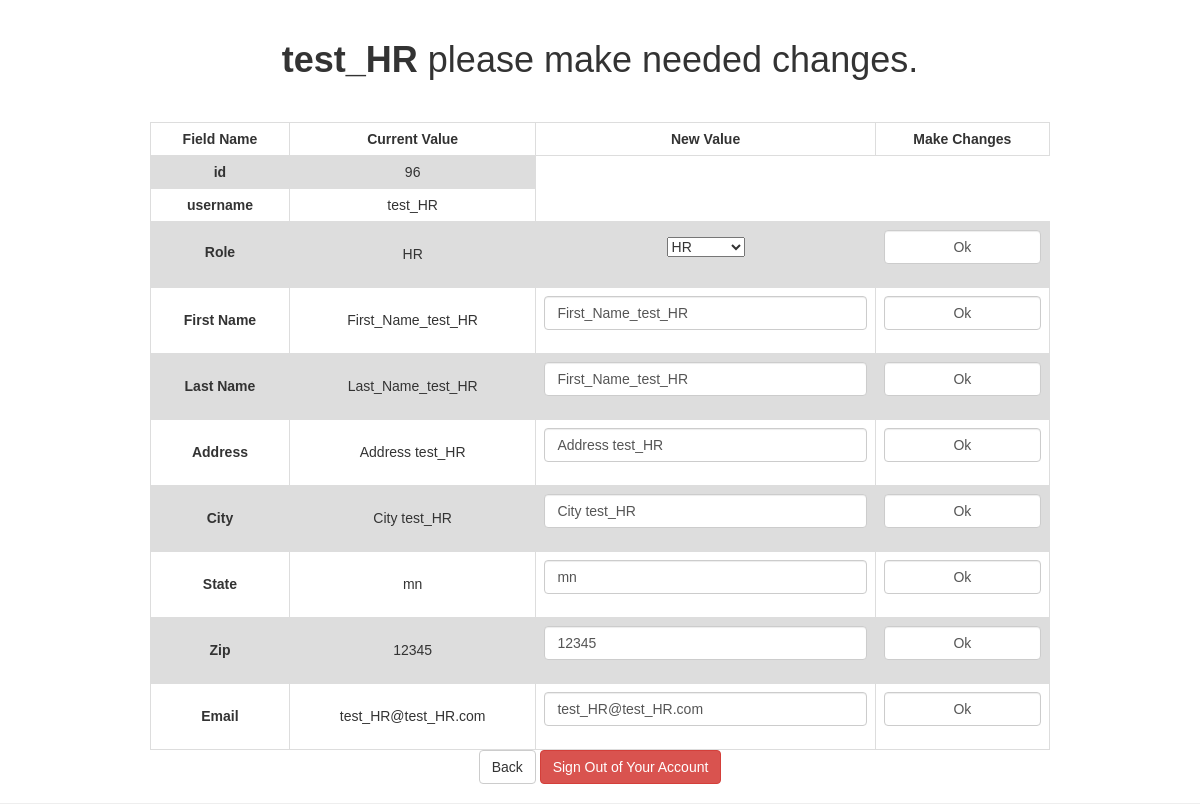
Page /editAccount.php?id=96 (signed in) on the committed database.
### tables this page shows
CREATE TABLE users (
  id int NOT NULL PRIMARY KEY AUTO_INCREMENT,
  username varchar(50) NOT NULL UNIQUE KEY,
  password varchar(255) NOT NULL,
  role varchar(7) DEFAULT NULL,
  last_login datetime default null,
  created_at datetime DEFAULT current_timestamp(),
  enabled bit NOT NULL DEFAULT b'1'
);

CREATE TABLE user_info (
    user_id int NOT NULL PRIMARY KEY,
    lastName varchar(50) NOT NULL,
    firstName varchar(50) NOT NULL,
    address varchar(150) NOT NULL,
    city varchar(50) NOT NULL,
    state varchar(50) NOT NULL,
    zip varchar(50) NOT NULL,
    email varchar(150) NOT NULL,
    FOREIGN KEY (user_id) REFERENCES users(id)

);

### editAccount.php (the view, shortened to what this page needs)
<?php
$last_name = "";
$first_name = "";
$address = "";
$city = "";
$state = "";
$zip = "";
$email = "";
$role = "";
$user_name = "";
if ($_GET) {
    $u_id = $_GET['id'];
    include_once("./includes/open_conn.inc");
    $select_query = "SELECT lastName, firstName, address, city, state, zip, email FROM user_info WHERE user_id=" . $u_id;
    $select_query2 = "SELECT username, role FROM users WHERE id=" . $u_id;
    if ($result = mysqli_query($link, $select_query) AND $result2 = mysqli_query($link, $select_query2)) {
        if (mysqli_num_rows($result) > 0) {
            while ($row = mysqli_fetch_array($result)) {
                $last_name = $row[lastName];
                $first_name = $row[firstName];
                $address = $row[address];
                $city = $row[city];
                $state = $row[state];
                $zip = $row[zip];
                $email = $row[email];
            }
        } else {
        }
        if (mysqli_num_rows($result2) > 0) {
            while ($row2 = mysqli_fetch_array($result2)) {
                $role = $row2[role];
                $user_name = $row2[username];
            }
        } else {
        }
    } else {
        echo "ERROR: Could not able to execute sql. "
            . mysqli_error($link);
        return false;
    };
}
?>
<!DOCTYPE html>
<html lang="en">
<head>
    <link rel="stylesheet" href="./design/bootstrap.css">
</head>
<body>
<div class="page-header">
    <h1><b><?php echo htmlspecialchars($_SESSION["username"]); ?></b> please make needed changes.</h1>
    <br><br>
    <div>
        <form action="./php_scripts/editAccount.php" method="get">
            <table align="center">
                <tr>
                    <th>Field Name</th>
                    <th>Current Value</th>
                    <th>New Value</th>
                    <th>Make Changes</th>
                </tr>
                <tr>
                    <th>id</th>
                    <td><?php echo $u_id; ?></td>
                </tr>
                <tr>
                    <th>username</th>
                    <td><?php echo $user_name; ?></td>
                </tr>
                <tr>
                    <th><label>Role</label></th>
                    <td><?php echo $role; ?></td>
                    <td>
                        <div class="form-group">
                            <select name="role" size="1">
                                <option value="HR">HR</option>
                            </select>
                        </div>
                    </td>
                    <td>
                        <div class="form-group">
                            <input type="button" name="" class="form-control" value="Ok">
                        </div>
                    </td>
                </tr>
                <tr>
                    <th>First Name</th>
                    <td><?php echo $first_name; ?></td>
                    <td>
                        <div class="form-group <?php echo (!empty($user_firstName_err)) ? 'has-error' : ''; ?>">
                            <input type="text" name="user_firstName" class="form-control"
                                   value="<?php echo $first_name; ?>">
                        </div>
                    </td>
                    <td>
                        <div class="form-group">
                            <input type="button" name="" class="form-control" value="Ok">
                        </div>
                    </td>
                </tr>
                <tr>
                    <th>Last Name</th>
                    <td><?php echo $last_name; ?></td>
                    <td>
                        <div class="form-group <?php echo (!empty($user_lastName_err)) ? 'has-error' : ''; ?>">
                            <input type="text" name="lastName" class="form-control" value="<?php echo $first_name; ?>">
                        </div>
                    </td>
                    <td>
                        <div class="form-group">
                            <input type="button" name="" class="form-control" value="Ok">
                        </div>
                    </td>
                </tr>
                <tr>
                    <th>Address</th>
                    <td><?php echo $address; ?></td>
                    <td>
                        <div class="form-group <?php echo (!empty($user_address_err)) ? 'has-error' : ''; ?>">
                            <input type="text" name="address" class="form-control" value="<?php echo $address; ?>">
                        </div>
                    </td>
                    <td>
                        <div class="form-group">
                            <input type="button" name="" class="form-control" value="Ok">
                        </div>
                    </td>
                </tr>
                <tr>
                    <th>City</th>
                    <td><?php echo $city; ?></td>
                    <td>
                        <div class="form-group <?php echo (!empty($user_city_err)) ? 'has-error' : ''; ?>">
                            <input type="text" name="city" class="form-control" value="<?php echo $city; ?>">
                        </div>
                    </td>
                    <td>
                        <div class="form-group">
                            <input type="button" name="" class="form-control" value="Ok">
                        </div>
                    </td>
                </tr>
                <tr>
                    <th>State</th>
                    <td><?php echo $state; ?></td>
                    <td>
                        <div class="form-group <?php echo (!empty($user_state_err)) ? 'has-error' : ''; ?>">
                            <input type="text" name="state" class="form-control" value="<?php echo $state; ?>">
                        </div>
                    </td>
                    <td>
                        <div class="form-group">
                            <input type="button" name="" class="form-control" value="Ok">
                        </div>
                    </td>
                </tr>
                <tr>
                    <th>Zip</th>
                    <td><?php echo $zip; ?></td>
                    <td>
                        <div class="form-group <?php echo (!empty($user_zip_err)) ? 'has-error' : ''; ?>">
                            <input type="text" name="zip" class="form-control" value="<?php echo $zip; ?>">
                        </div>
                    </td>
                    <td>
                        <div class="form-group">
                            <input type="button" name="" class="form-control" value="Ok">
                        </div>
                    </td>
                </tr>
                <tr>
                    <th>Email</th>
                    <td><?php echo $email; ?></td>
                    <td>
                        <div class="form-group <?php echo (!empty($user_email_err)) ? 'has-error' : ''; ?>">
                            <input type="text" name="email" class="form-control" value="<?php echo $email; ?>">
                        </div>
                    </td>
                    <td>
                        <div class="form-group">
                            <input type="button" name="" class="form-control" value="Ok">
                        </div>
                    </td>
                </tr>
            </table>
        </form>
        <p>
            <a href="./showAllUsers.php" type="reset" class="btn btn-default" value="Back">Back</a>
            <a href="./php_scripts/sign_out.php" class="btn btn-danger">Sign Out of Your Account</a>
        </p>
</body>
</html>

### editAccount.php (style rules this page uses)
body { font: 14px sans-serif; text-align: center; }
table { font-family: arial, sans-serif; border-collapse: collapse; width: 75%; }
td, th { border: 1px solid #dddddd; text-align: center; padding: 8px; }
tr:nth-child(even) { background-color: #dddddd; }

### rows in the picture
users: username "test_HR", role "HR"
user_info: firstName "First_Name_test_HR", user_firstName "First_Name_test_HR", lastName "Last_Name_test_HR", lastName "First_Name_test_HR", address "Address test_HR", city "City test_HR", state "mn", zip "12345", email "test_HR@test_HR.com"

### other values in the picture
$_SESSION["username"] "test_HR"
$u_id "96"
